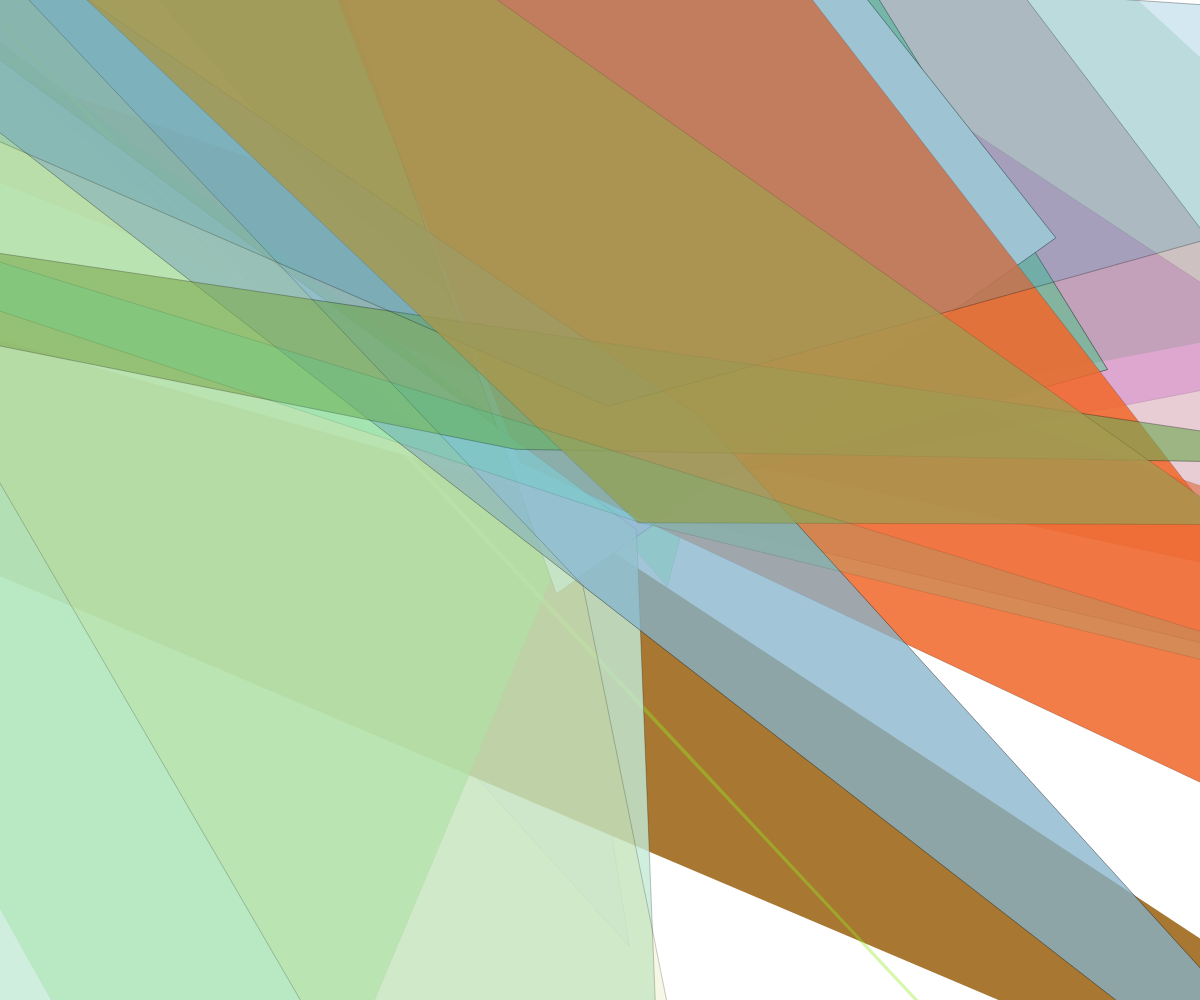
Frame 1 (no input)
Frame 60 (no input): identical to frame 1, image omitted
Frame 120 (the mouse pressed at the canvas centre since frame 60): identical to frame 1, image omitted

The p5.js sketch that drew this single still picture (run headless with seeded random() and noise() and a simulated clock; from frame 60 on, the mouse is pressed at the canvas centre):

// p5.js sketch
// ── sketch.js
var triangles = [];

function setup() {
  createCanvas(windowWidth, windowHeight);

  c1 = color(204, 102, 0);
  c2 = color(0, 102, 153);

  for (var i = 0; i < 20; i++) {
    var tri = {
      x1: (width/2) + random(200) -100,
      y1: height/2 + random(200) -100,
      x2: random(width * 2),
      y2: random(height * 2),
      x3: random(-width * 2),
      y3: random(-height * 2),
    };



    triangles.push(tri);
  }

  triangles.forEach(function(shape){
    fill(random(255), random(255), random(255), random(255));
    strokeWeight(random(50)/100); // range
    triangle(shape.x1,shape.y1,shape.x2,shape.y2,shape.x3,shape.y3);
  });
}

function draw() {

}
